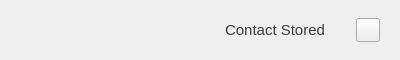
<?xml version="1.0" encoding="UTF-8"?>
<ui version="4.0">
 <class>SnackBar</class>
 <widget class="QDialog" name="SnackBar">
  <property name="geometry">
   <rect>
    <x>0</x>
    <y>0</y>
    <width>400</width>
    <height>60</height>
   </rect>
  </property>
  <property name="minimumSize">
   <size>
    <width>0</width>
    <height>60</height>
   </size>
  </property>
  <property name="maximumSize">
   <size>
    <width>16777215</width>
    <height>60</height>
   </size>
  </property>
  <property name="windowTitle">
   <string>Form</string>
  </property>
  <layout class="QHBoxLayout" name="horizontalLayout">
   <property name="spacing">
    <number>0</number>
   </property>
   <property name="leftMargin">
    <number>100</number>
   </property>
   <property name="topMargin">
    <number>0</number>
   </property>
   <property name="rightMargin">
    <number>0</number>
   </property>
   <property name="bottomMargin">
    <number>0</number>
   </property>
   <item>
    <widget class="QWidget" name="snackContainer" native="true">
     <property name="styleSheet">
      <string notr="true"/>
     </property>
     <layout class="QHBoxLayout" name="horizontalLayout_2" stretch="0,2,0">
      <property name="spacing">
       <number>0</number>
      </property>
      <property name="rightMargin">
       <number>20</number>
      </property>
      <item>
       <spacer name="horizontalSpacer">
        <property name="orientation">
         <enum>Qt::Horizontal</enum>
        </property>
        <property name="sizeHint" stdset="0">
         <size>
          <width>40</width>
          <height>20</height>
         </size>
        </property>
       </spacer>
      </item>
      <item alignment="Qt::AlignHCenter|Qt::AlignVCenter">
       <widget class="QLabel" name="label">
        <property name="styleSheet">
            <string notr="true">padding-left:45px; font-size: 15px; color:#3c3c3b;</string>
        </property>
        <property name="text">
         <string>Contact Stored</string>
        </property>
        <property name="alignment">
         <set>Qt::AlignCenter</set>
        </property>
       </widget>
      </item>
      <item alignment="Qt::AlignVCenter">
       <widget class="QPushButton" name="pushButton">
        <property name="minimumSize">
         <size>
          <width>24</width>
          <height>24</height>
         </size>
        </property>
        <property name="maximumSize">
         <size>
          <width>24</width>
          <height>24</height>
         </size>
        </property>
        <property name="focusPolicy">
         <enum>Qt::NoFocus</enum>
        </property>
        <property name="autoFillBackground">
         <bool>true</bool>
        </property>
        <property name="styleSheet">
         <string notr="true"/>
        </property>
        <property name="text">
         <string/>
        </property>
       </widget>
      </item>
     </layout>
    </widget>
   </item>
  </layout>
 </widget>
 <resources/>
 <connections/>
</ui>
